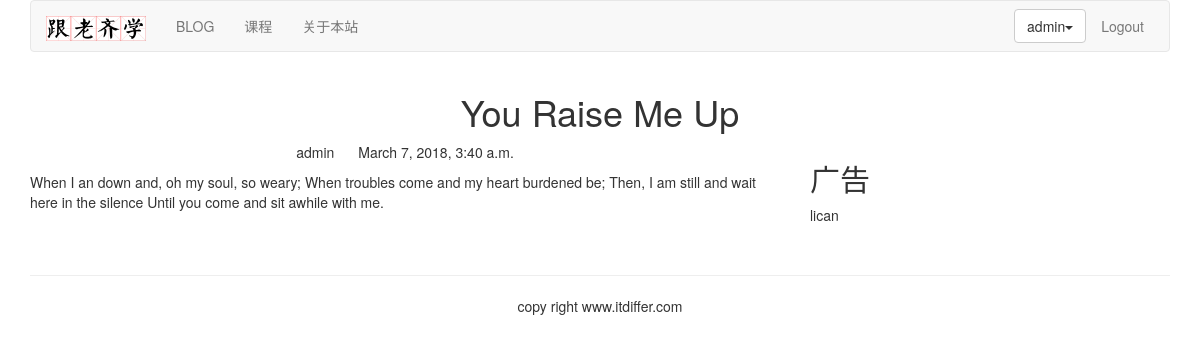
Page /blog/1/ (signed in) on the committed database.
### blog/models.py (models this page shows, shortened)
class BlogArticles(models.Model):
    title = models.CharField(max_length=300)
    author = models.ForeignKey(User, related_name="blog_posts")
    body = models.TextField()
    publish = models.DateTimeField(default=timezone.now)
    class Meta:
        ordering = ("-publish",)

### blog/views.py (the view)
# urls.py: url(r'(?P<article_id>\d)/$', views.blog_article, name="blog_detail"),
def blog_article(request, article_id):
    article = BlogArticles.objects.get(id=article_id)
    pub = article.publish
    return render(request, "blog/content.html", {"article": article, "publish": pub})

### templates/blog/content.html (shortened to what this page needs)
{% extends "base.html" %}
{% block content %}
<div class="row text-center vertical-middle-sm">
    <h1>{{ article.title }}</h1>
</div>
<div class="row">
    <div class="col-xs-12 col-md-8">
        <p class="text-center"><span>{{ article.author.username }}</span>
            <span style="margin-left: 20px">{{ publish }}</span></p>
        <div>{{ article.body }}</div>
    </div>
    <div class="col-xs-6 col-md-4">
        <h2>广告</h2>
        <p>lican</p>
    </div>
</div>
{% endblock %}

### templates/header.html (shortened to what this page needs)
{% load staticfiles %}
<div class="container">
    <nav class="navbar navbar-default" role="navigation">
        <div class="navbar-header">
            <a class="navbar-brand" href="http://www.itdiffer.com">
                <img src="{% static '/images/logo.png' %}" width="100px">
            </a>
        </div>
        <div>
            <ul class="nav navbar-nav" role="navigation">
                <li><a href="{% url 'blog:blog_title' %}">BLOG</a></li>
                <li><a href="{% url 'course:course_list' %}">课程</a></li>
                <li><a href="{% url 'course:about' %}">关于本站</a></li>
            </ul>
            <ul class="nav navbar-nav navbar-right" style="margin-right:10px">
                {% if user.is_authenticated %}
                    <li>
                        <div class="dropdown" style="margin-top: 8px">
                            <button class="btn btn-default dropdown-toggle" type="button" id="dropdownMenu" data-toggle="dropdown">
                                {{ user.username }}<span class="caret"></span></button>
                        </div>
                    </li>
                    <li><a href="{% url 'account:user_logout' %}">Logout</a></li>
                {% else %}
                <li><a href="{% url 'account:user_login' %}">LOGIN</a></li>
                {% endif %}
            </ul>
        </div>
    </nav>
</div>

### rows in the picture
BlogArticles: title "You Raise Me Up", author.username "admin", publish "March 7, 2018, 3:40 a.m.", body "When I an down and, oh my soul, so weary; When troubles come and my heart burdened be; Then, I am still and wait here in the silence Until you come and sit awhile with me."

### other values in the picture
{{ user.username }} "admin"
